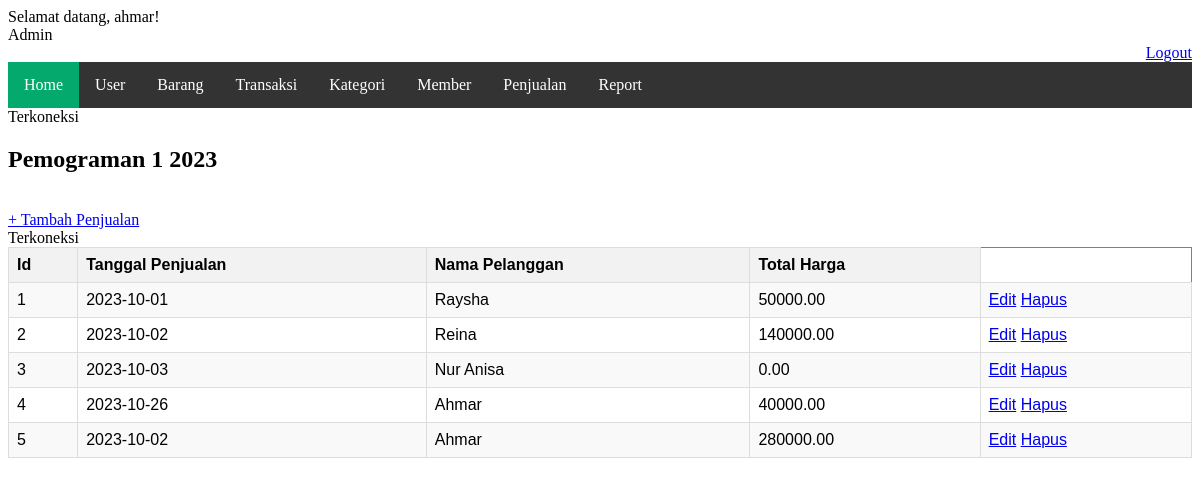
The page /config/form.php?page=penjualan (signed in) on the database its author committed.
### tables this page shows
CREATE TABLE `penjualan` (
  `ID_Penjualan` int(11) NOT NULL,
  `Tanggal_Penjualan` date DEFAULT NULL,
  `Nama_Pelanggan` varchar(255) DEFAULT NULL,
  `Total_Harga` decimal(10,2) DEFAULT NULL
);

### Form/list_penjualan.php (the view, shortened to what this page needs)
<?php
    $edit_hapus_visible = true;
?>
<!DOCTYPE html>
<html>
<head>
    <link rel="stylesheet" href="../Config/table.css">
</head>
<body>
    <h2>Pemograman 1 2023</h2>
    <br>
    <a href="?page=lpenjualan">+ Tambah Penjualan</a>
    <br>
    <table border="1" class="styled-table">
        <tr>
            <th>Id</th>
            <th>Tanggal Penjualan</th>
            <th>Nama Pelanggan</th>
            <th>Total Harga</th>
        </tr>
        <?php
            include '../config/koneksi.php';
            $no = 1;
            $data = mysqli_query($koneksi,"Select * From penjualan");
            while($d = mysqli_fetch_array($data)){
        ?>
        <tr>
            <td><?php echo $no++; ?></td>
            <td><?php echo $d['Tanggal_Penjualan'];?></td>
            <td><?php echo $d['Nama_Pelanggan'];?></td>
            <td><?php echo $d['Total_Harga'];?></td>
            <?php if ($edit_hapus_visible): ?>
            <td>
                <a href="edit_penjualan.php?id=<?php echo $d['ID_Penjualan']; ?>">Edit</a>
                <a href="hapus_penjualan.php?id=<?php echo $d['ID_Penjualan']; ?>">Hapus</a>
            </td>
            <?php endif; ?>
        </tr>
        <?php
            }
            ?>
    </table>
</body>
</html>

### Config/header.php (shortened to what this page needs)
<!DOCTYPE html>
<html lang="en">
<head>
</head>
<body>
<?php
if (isset($_SESSION['nama'])) {
    echo "Selamat datang, " . $_SESSION['nama'] . "! <br>";
    $level = $_SESSION['level'];
    if ($level == 1) {
        echo "Admin";
    } elseif ($level == 2) {
        echo "Manager";
    } elseif ($level == 3) {
        echo "Supervisor";
    } elseif ($level == 4) {
        echo "Staff";
    } else {
        echo "Level tidak valid";
    }
} else {
    header('location: ../index.php');
}
?>
    <a href="logout.php" class="kembali">Logout</a>
    <ul>
        <li><a class="active" href="?page=home">Home</a></li>
        <li><a href="?page=user">User</a></li>
        <li><a href="?page=barang">Barang</a></li>
        <li><a href="?page=transaksi">Transaksi</a></li>
        <li><a href="?page=kategori">Kategori</a></li>
        <li><a href="?page=member">Member</a></li>
        <li><a href="?page=penjualan">Penjualan</a></li>
        <li><a href="?page=report">Report</a></li>
    </ul>
</body>
</html>

### Config/form.php
<?php
    include "header.php";
    if($_GET['page'] == 'home') {
        include "../form/home.php";
    } elseif($_GET['page'] == 'barang') {
        include "../form/list_barang.php";
    } elseif($_GET['page'] == 'kategori') {
        include "../form/list_kategori.php";
    } elseif($_GET['page'] == 'member') {
        include "../form/list_member.php";
    } elseif($_GET['page'] == 'penjualan') {
        include "../form/list_penjualan.php";
    } elseif($_GET['page'] == 'transaksi') {
        include "../form/list_transaksi.php";
    } elseif($_GET['page'] == 'user') {
        include "../form/list_user.php";
    } elseif($_GET['page'] == 'report') {
        include "../form/view_report.php";
    } elseif($_GET['page'] == 'lbarang') {
        include "../form/tambah_barang.php";
    } elseif($_GET['page'] == 'lkategori') {
        include "../form/tambah_kategori.php";
    } elseif($_GET['page'] == 'lmember') {
        include "../form/tambah_member.php";
    } elseif($_GET['page'] == 'lpenjualan') {
        include "../form/tambah_penjualan.php";
    } elseif($_GET['page'] == 'ltransaksi') {
        include "../form/tambah_transaksi.php";
    } elseif($_GET['page'] == 'luser') {
        include "../form/tambah_user.php";
    } else {
        echo "page tidak ditemukan";
    }
?>

### Config/table.css (style rules this page uses)
.styled-table { width: 100%; border-collapse: collapse; font-family: Arial, sans-serif; }
.styled-table th, .styled-table td { border: 1px solid #dddddd; padding: 8px; text-align: left; }
.styled-table th { background-color: #f2f2f2; font-weight: bold; }
.styled-table tbody tr:nth-child(even) { background-color: #f9f9f9; }

### Config/header.php (style rules this page uses)
ul { list-style-type: none; margin: 0; padding: 0; overflow: hidden; background-color: #333; }
li { float: left; }
li a { display: block; color: white; text-align: center; padding: 14px 16px; text-decoration: none; }
.active { background-color: #04AA6D; }
.kembali { display: flex; justify-content: right; }

### rows shown on the page
penjualan: Tanggal_Penjualan "2023-10-01", Nama_Pelanggan "Raysha", Total_Harga "50000.00"
penjualan: Tanggal_Penjualan "2023-10-02", Nama_Pelanggan "Reina", Total_Harga "140000.00"
penjualan: Tanggal_Penjualan "2023-10-03", Nama_Pelanggan "Nur Anisa", Total_Harga "0.00"
penjualan: Tanggal_Penjualan "2023-10-26", Nama_Pelanggan "Ahmar", Total_Harga "40000.00"
penjualan: Tanggal_Penjualan "2023-10-02", Nama_Pelanggan "Ahmar", Total_Harga "280000.00"

### other values the page prints
$_SESSION['nama'] "ahmar"
